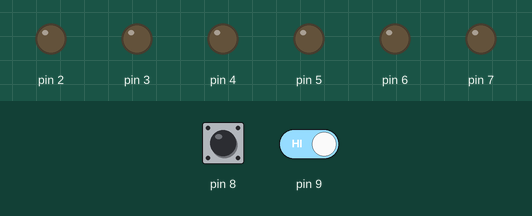
The sketch below on a simulated Arduino Uno, built with avr-gcc and run on an emulated ATmega328P. On the bench: output pins drawn as LEDs (lit = HIGH). Dashed ring = blinking. The test bench sets the inputs (shaded band); at power-on: pin 9 HIGH, pin 8 HIGH.

Above: at 1.2 s.
1.3 s: pin 9 driven LOW
At 4.2 s:
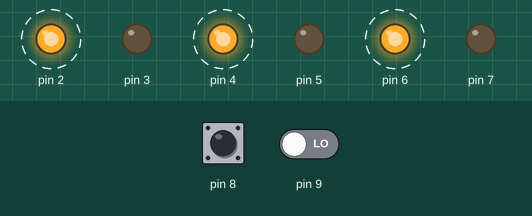
4.3 s: pin 9 driven HIGH
At 5.3 s:
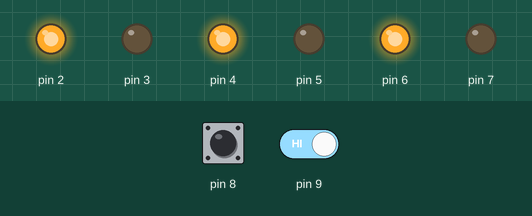
Timing chart, 0 to 7.3 s (numbered marks = the images above; inputs shaded):
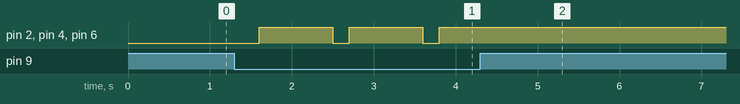

Measured:
- after the input at 1.3 s, pin 2, pin 4, pin 6: alternates HIGH for 0.90 s and LOW for 0.20 s, starting after 0.30 s
- after the input at 4.3 s, pin 2, pin 4, pin 6: stops changing and stays HIGH

The sketch:

EncendioDeVariosLedsConArduino_Pag44_.ino
```cpp
 /* TRANSCRITO POR GUSTAVO JARRO CALLIZAYA*/
 /*DEL*/
 /*TEXTO: ROBOTICA CON ARDUINO 1 (SECUNDARIA COMUNITARIA PRODUCTIVA
 * ) "TECHHOME"*/
  /* PRACTICA: ENCENDIDO DE VARIOS LEDS CON ARDUINO
   *  PAGINA 44 DEL TEXTO*   */
int led1=0;
int led2=0;
void setup() {
  // put your setup code here, to run once:
pinMode(2, OUTPUT);
pinMode(3, OUTPUT);
pinMode(4, OUTPUT);
pinMode(5, OUTPUT);
pinMode(6, OUTPUT);
pinMode(7, OUTPUT);
pinMode(8, INPUT); /*PULSADOR1*/
pinMode(9, INPUT); /*PULSADOR2*/

}

void loop() {
  // put your main code here, to run repeatedly:
  int pulsador1=digitalRead(8);
  int pulsador2=digitalRead(9);
  delay(200);
  if(pulsador1==0){
    led1 ++;
  }
  if(led1==3){/*Tercera Secuencia*/
    digitalWrite(2, LOW);
    digitalWrite(3, LOW);
    digitalWrite(4, LOW);
    digitalWrite(5, LOW);
    digitalWrite(6, LOW);
    digitalWrite(7, LOW);
    led1=0;
  }
  if(pulsador2==0){
    led2 ++;
    }
if(led2==1){/*Primera Secuencia*/
  digitalWrite(2, HIGH);
  digitalWrite(3, LOW);
  digitalWrite(4, HIGH);
  digitalWrite(5, LOW);
  digitalWrite(6, HIGH);
  digitalWrite(7, LOW);
  delay(500);
}
if(led2==3){/*Tercera Secuencia*/
    digitalWrite(2, LOW);
    digitalWrite(3, LOW);
    digitalWrite(4, LOW);
    digitalWrite(5, LOW);
    digitalWrite(6, LOW);
    digitalWrite(7, LOW);
    led2=0;

}
}
```
